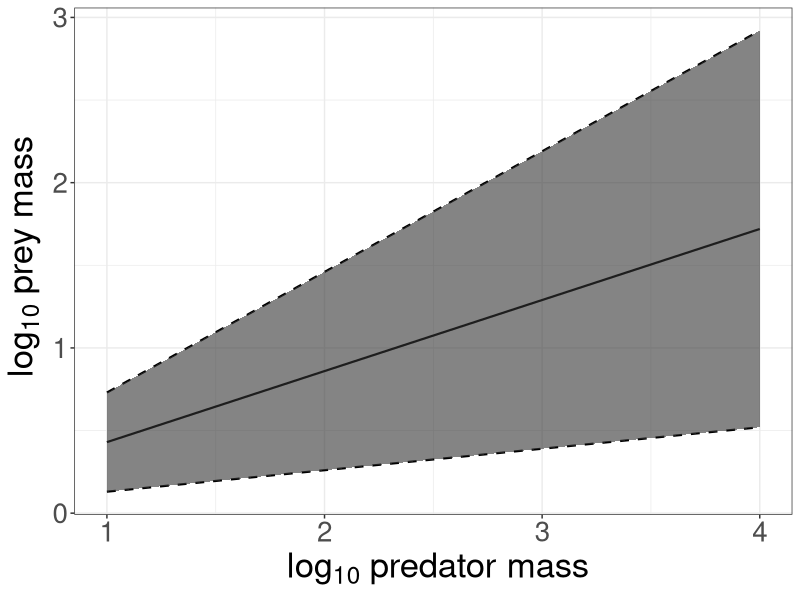

Reproduce this figure in R.

# Load packages -----------------------------------------------------------

package.list <- c("tidyverse")

## Installing them if they aren't already on the computer
new.packages <- package.list[!(package.list %in% installed.packages()[,"Package"])]
if(length(new.packages)) install.packages(new.packages)

## And loading them
for(i in package.list){library(i, character.only = T)}

# create data #

x<-as.data.frame(c(1,2,3,4))

x <- x %>%
  rename("x" = "c(1, 2, 3, 4)")

#plot wedge of sizes for niche model schematic
ggplot(x, aes(x = x, y = x)) +
  geom_line(aes(y = 0.43*x), size = 0.75) +
  geom_line(aes(y = 0.73*x), linetype = "dashed", size = 0.75) +
  geom_line(aes(y = 0.13*x), linetype = "dashed", size = 0.75) +
  geom_ribbon(aes(ymin = 0.13*x, ymax = 0.73*x), alpha = 0.6) +
  labs(x = expression(~log[10]~"predator mass"),
       y = expression(~log[10]~"prey mass")) +
  theme_bw() +
  theme(axis.text = element_text(size = 20),
        axis.title = element_text(size = 25))
